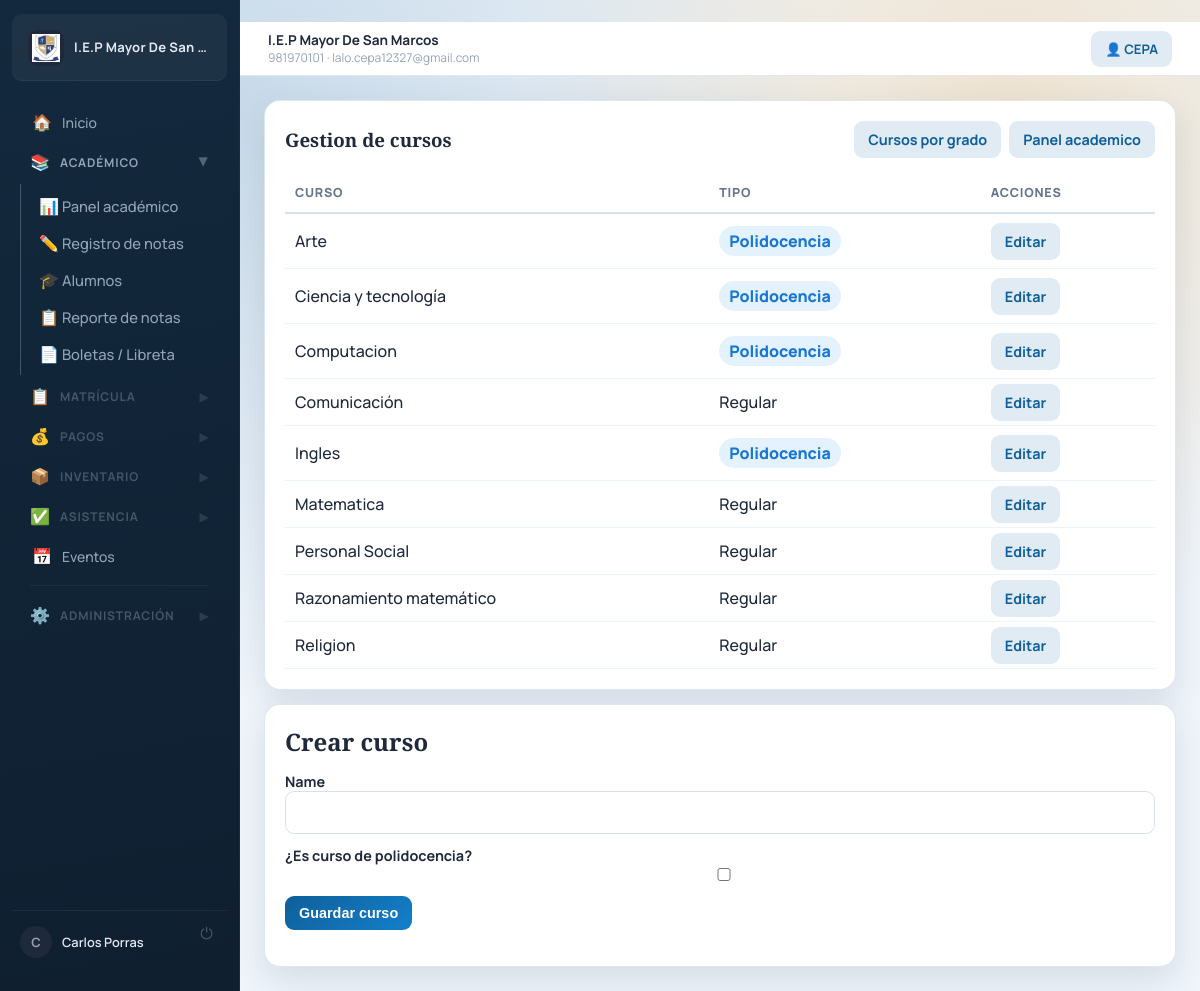
Before: /grades/courses/ (signed in) with the older database file.
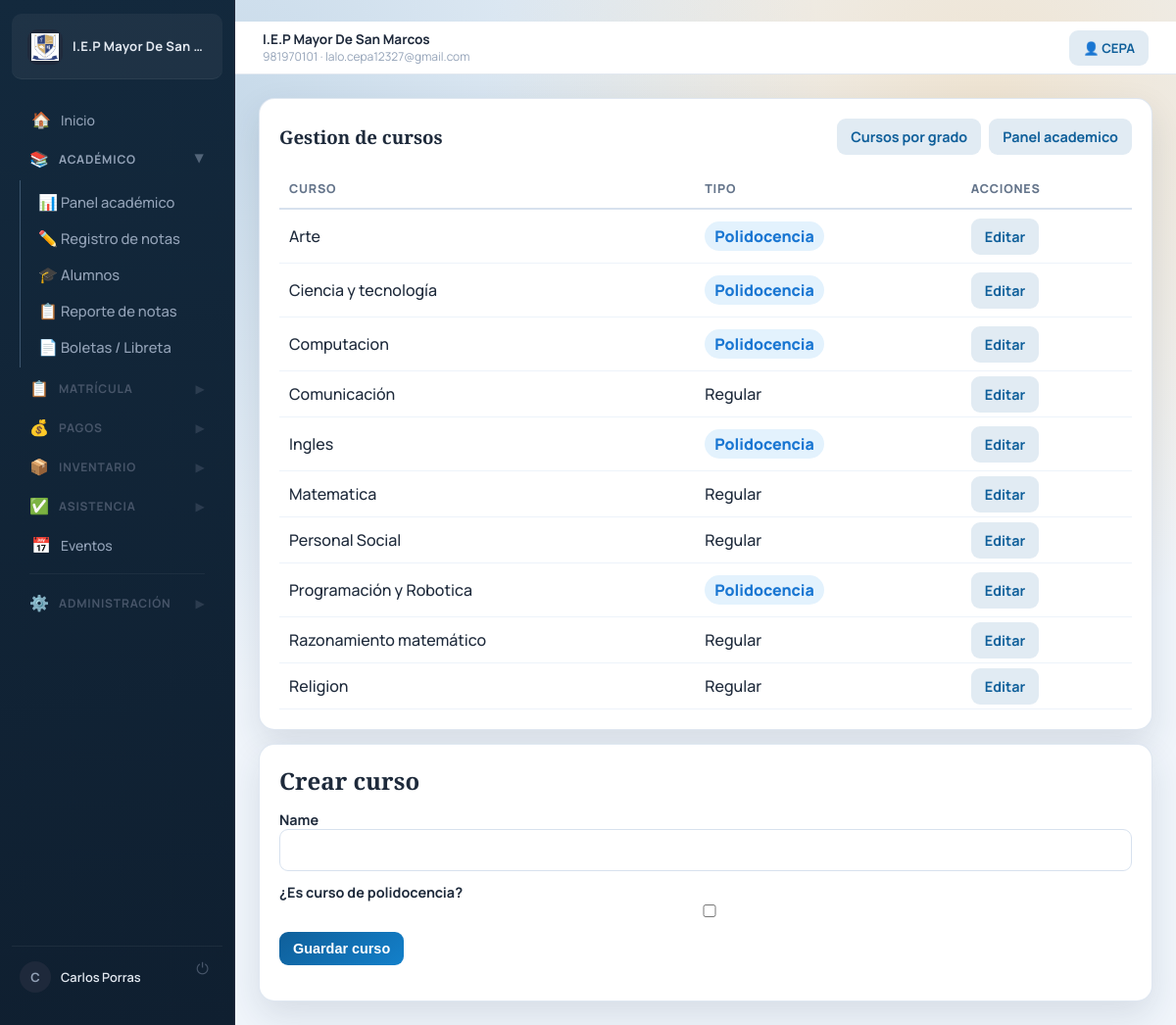
After: the same page with the newer database file.
### academic/models.py (models this page shows, shortened)
class Course(models.Model):
    name = models.CharField(max_length=100)
    is_poly_course = models.BooleanField(default=False, verbose_name="¿Es curso de polidocencia?")
    grades = models.ManyToManyField(
        Grade,
        blank=True,
        related_name='courses',
        verbose_name='Grados',
    )

### academic/views.py (the view)
# urls.py: path('courses/', course_management, name='course_management'),
@role_required('admin', 'director')
def course_management(request):
    edit_course = None
    edit_id = request.GET.get('edit_course')
    if edit_id:
        edit_course = get_object_or_404(Course, id=edit_id)
    if request.method == 'POST':
        course_form = CourseForm(request.POST, instance=edit_course)
        if course_form.is_valid():
            course = course_form.save()
            if edit_course:
                messages.success(request, f"Curso '{course.name}' actualizado.")
            else:
                messages.success(request, f"Curso '{course.name}' creado correctamente.")
            return redirect('course_management')
    else:
        course_form = CourseForm(instance=edit_course)
    courses = Course.objects.order_by('name')
    context = {
        'course_form': course_form,
        'courses': courses,
        'edit_course': edit_course,
    }
    return render(request, 'academic/course_management.html', context)

### academic/forms.py
class CourseForm(forms.ModelForm):
    class Meta:
        model = Course
        fields = ['name', 'is_poly_course']

### schools/context_processors.py (called while the page is built)
def school_context(request):
    system_school = School.objects.order_by('id').first()
    return {
        'system_school': system_school,
    }

### academic/templates/academic/course_management.html (shortened to what this page needs)
﻿{% extends 'base.html' %}
{% block content %}
<section class="card">
    <div class="section-head">
        <h1>Gestion de cursos</h1>
        <div class="action-row">
            <a href="{% url 'course_grade_matrix' %}" class="btn btn-subtle">Cursos por grado</a>
            <a href="{% url 'academic_dashboard' %}" class="btn btn-subtle">Panel academico</a>
        </div>
    </div>
    <div class="table-wrap">
        <table>
            <thead>
                <tr>
                    <th>Curso</th>
                    <th>Tipo</th>
                    <th>Acciones</th>
                </tr>
            </thead>
            <tbody>
                {% for course in courses %}
                    <tr {% if edit_course.id == course.id %}style="background-color: #fffde7;"{% endif %}>
                        <td>{{ course.name }}</td>
                        <td>
                            {% if course.is_poly_course %}
                                <span class="badge" style="background-color: #e3f2fd; color: #1976d2;">Polidocencia</span>
                            {% else %}
                                <span>Regular</span>
                            {% endif %}
                        </td>
                        <td>
                            <a href="?edit_course={{ course.id }}#course-form-section" class="btn btn-subtle btn-sm">Editar</a>
                        </td>
                    </tr>
                {% empty %}
                    <tr><td colspan="3">No hay cursos registrados.</td></tr>
                {% endfor %}
            </tbody>
        </table>
    </div>
</section>
<section class="card" style="margin-top: 14px;" id="course-form-section">
    <div class="section-head">
        <h2>{% if edit_course %}Editar curso: {{ edit_course.name }}{% else %}Crear curso{% endif %}</h2>
    </div>
    <form method="post" class="form-grid">
        {% for field in course_form %}
            <div>
                <label for="{{ field.id_for_label }}">{{ field.label }}</label>
                {{ field }}
            </div>
        {% endfor %}
        <div class="action-row">
            <button type="submit" class="btn btn-primary">{% if edit_course %}Actualizar curso{% else %}Guardar curso{% endif %}</button>
        </div>
    </form>
</section>
{% endblock %}

Changed rows visible on the page:
added Course: name "Programación y Robotica", is_poly_course "Polidocencia"
